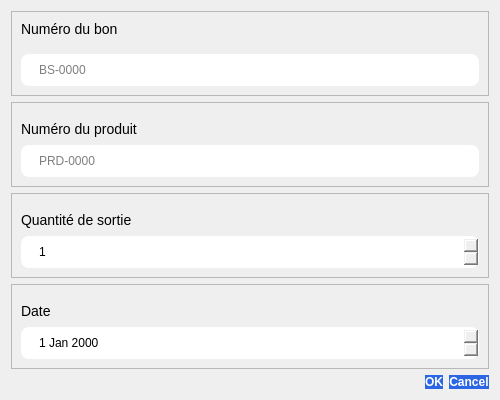
<?xml version="1.0" encoding="UTF-8"?>
<ui version="4.0">
 <class>ExitDialog</class>
 <widget class="QDialog" name="ExitDialog">
  <property name="geometry">
   <rect>
    <x>0</x>
    <y>0</y>
    <width>500</width>
    <height>400</height>
   </rect>
  </property>
  <property name="windowTitle">
   <string>Dialog</string>
  </property>
  <property name="styleSheet">
   <string notr="true">QDialog { background: #f5f7f9; }
QDialogButtonBox QPushButton { min-width: 84px; }</string>
  </property>
  <property name="styleSheet">
   <string notr="true">QLineEdit, QSpinBox , QDateEdit{
padding : 8px 16px;
border-radius : 8px;
}

QLabel{
font-size : 14px
}</string>
  </property>
  <layout class="QVBoxLayout" name="verticalLayout_5">
   <item>
    <widget class="QFrame" name="frame">
     <property name="frameShape">
      <enum>QFrame::Shape::StyledPanel</enum>
     </property>
     <property name="frameShadow">
      <enum>QFrame::Shadow::Raised</enum>
     </property>
     <layout class="QVBoxLayout" name="verticalLayout">
      <property name="spacing">
       <number>0</number>
      </property>
      <item alignment="Qt::AlignmentFlag::AlignTop">
       <widget class="QLabel" name="label">
        <property name="text">
         <string>Numéro du bon</string>
        </property>
       </widget>
      </item>
      <item>
       <widget class="QLineEdit" name="numBonInput">
        <property name="placeholderText">
         <string>BS-0000</string>
        </property>
       </widget>
      </item>
     </layout>
    </widget>
   </item>
   <item>
    <widget class="QFrame" name="frame_2">
     <property name="frameShape">
      <enum>QFrame::Shape::StyledPanel</enum>
     </property>
     <property name="frameShadow">
      <enum>QFrame::Shadow::Raised</enum>
     </property>
     <layout class="QVBoxLayout" name="verticalLayout_2">
      <property name="spacing">
       <number>0</number>
      </property>
      <item>
       <widget class="QLabel" name="label_2">
        <property name="text">
         <string>Numéro du produit</string>
        </property>
       </widget>
      </item>
      <item>
       <widget class="QLineEdit" name="numProdInput">
        <property name="placeholderText">
         <string>PRD-0000</string>
        </property>
       </widget>
      </item>
     </layout>
    </widget>
   </item>
   <item>
    <widget class="QFrame" name="frame_3">
     <property name="frameShape">
      <enum>QFrame::Shape::StyledPanel</enum>
     </property>
     <property name="frameShadow">
      <enum>QFrame::Shadow::Raised</enum>
     </property>
     <layout class="QVBoxLayout" name="verticalLayout_3">
      <property name="spacing">
       <number>0</number>
      </property>
      <item>
       <widget class="QLabel" name="label_3">
        <property name="text">
         <string>Quantité de sortie</string>
        </property>
       </widget>
      </item>
      <item>
       <widget class="QSpinBox" name="qteInput">
        <property name="readOnly">
         <bool>false</bool>
        </property>
        <property name="buttonSymbols">
         <enum>QAbstractSpinBox::ButtonSymbols::UpDownArrows</enum>
        </property>
        <property name="minimum">
         <number>1</number>
        </property>
       </widget>
      </item>
     </layout>
    </widget>
   </item>
   <item>
    <widget class="QFrame" name="frame_4">
     <property name="frameShape">
      <enum>QFrame::Shape::StyledPanel</enum>
     </property>
     <property name="frameShadow">
      <enum>QFrame::Shadow::Raised</enum>
     </property>
     <layout class="QVBoxLayout" name="verticalLayout_4">
      <property name="spacing">
       <number>0</number>
      </property>
      <item>
       <widget class="QLabel" name="label_4">
        <property name="text">
         <string>Date</string>
        </property>
       </widget>
      </item>
      <item>
       <widget class="QDateEdit" name="dateInput"/>
      </item>
     </layout>
    </widget>
   </item>
   <item>
    <widget class="QDialogButtonBox" name="buttonBox">
     <property name="styleSheet">
      <string notr="true">background-color : #2d66e4;
font : bold;
border : none;
color:  white</string>
     </property>
     <property name="orientation">
      <enum>Qt::Orientation::Horizontal</enum>
     </property>
     <property name="standardButtons">
      <set>QDialogButtonBox::StandardButton::Cancel|QDialogButtonBox::StandardButton::Ok</set>
     </property>
    </widget>
   </item>
  </layout>
 </widget>
 <resources/>
 <connections>
  <connection>
   <sender>buttonBox</sender>
   <signal>accepted()</signal>
   <receiver>ExitDialog</receiver>
   <slot>accept()</slot>
   <hints>
    <hint type="sourcelabel">
     <x>248</x>
     <y>254</y>
    </hint>
    <hint type="destinationlabel">
     <x>157</x>
     <y>274</y>
    </hint>
   </hints>
  </connection>
  <connection>
   <sender>buttonBox</sender>
   <signal>rejected()</signal>
   <receiver>ExitDialog</receiver>
   <slot>reject()</slot>
   <hints>
    <hint type="sourcelabel">
     <x>316</x>
     <y>260</y>
    </hint>
    <hint type="destinationlabel">
     <x>286</x>
     <y>274</y>
    </hint>
   </hints>
  </connection>
 </connections>
</ui>
